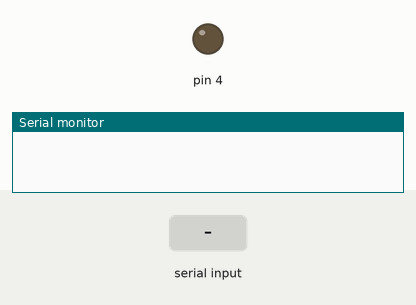
Simulated run of this sketch. Board: Arduino Mega 2560, built with avr-gcc and run on an emulated ATmega2560. Parts: output pins drawn as LEDs (lit = HIGH), the last lines printed to the serial monitor. Inputs (shaded band) come from the test bench.

Above: at 1.2 s.
1.3 s: "H" received over the second serial link
At 2.4 s:
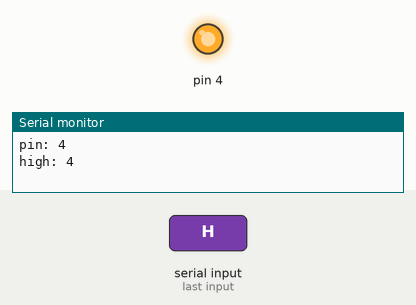
4.0 s: "L" received over the second serial link
6.5 s: "K" received over the second serial link
9.0 s: "1" received over the second serial link
Timing chart, 0 to 12.0 s (numbered marks = the images above; inputs shaded):
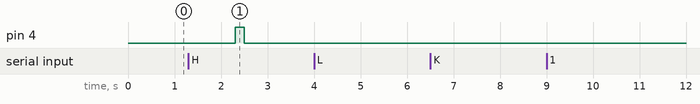

Measured:
- after the input at 1.3 s, pin 4: LOW → HIGH after 1.0 s, → LOW 0.20 s later

The sketch:

ignition.ino
```cpp
int ANALOG_PIN_OFFSET = 100;
int analog_pins[] = { A1, A2, A3, A4, A5, A6, A7, A8, A9, A10, A11, A12, A13, A14, A15 };
void setup() {
  // put your setup code here, to run once:
  Serial.begin(9600); // Arduino
  Serial1.begin(9600); // XBee
}

void loop() {
  // put your main code here, to run repeatedly:
  if (Serial1.available()) {
    byte input[3];
    Serial1.readBytes(input, 2);
    char command = char(input[0]);
    int pin = int(input[1]);
    if((pin - ANALOG_PIN_OFFSET) >= 0) {
      pin = analog_pins[pin - ANALOG_PIN_OFFSET];
    }
    Serial.print("pin: ");
    Serial.println(pin);
    if (command == 'H') {
      pinMode(pin, OUTPUT);
      digitalWrite(pin, HIGH);
      Serial.print("high: ");
      Serial.println(pin);
      delay(200);
      digitalWrite(pin, LOW);
	    Serial1.write('A');
    } else if (input[0] == 'L') {
      Serial.print("low: ");
      Serial.println(pin);
      digitalWrite(pin, LOW);
    } else if (input[0] == 'K') {
      Serial.print("Keepalive received...");
      Serial1.write('A');
      Serial.println("sent response.");
    } else {
      Serial.print("else: ");
      Serial.println(input[0]);
    }
  }
}
```
